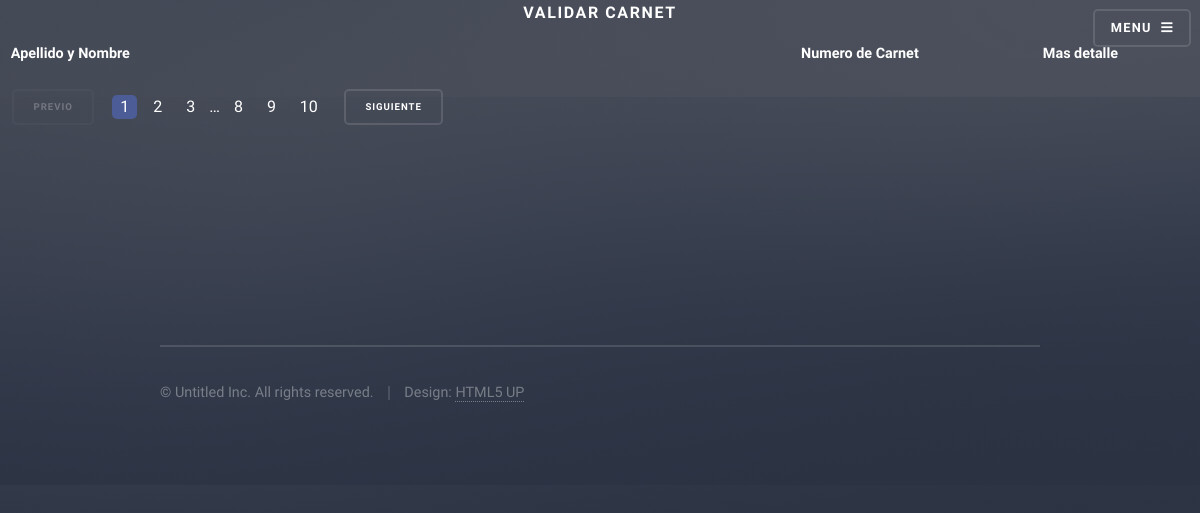
/validar-carnets/, run on an earlier commit of the app's database.
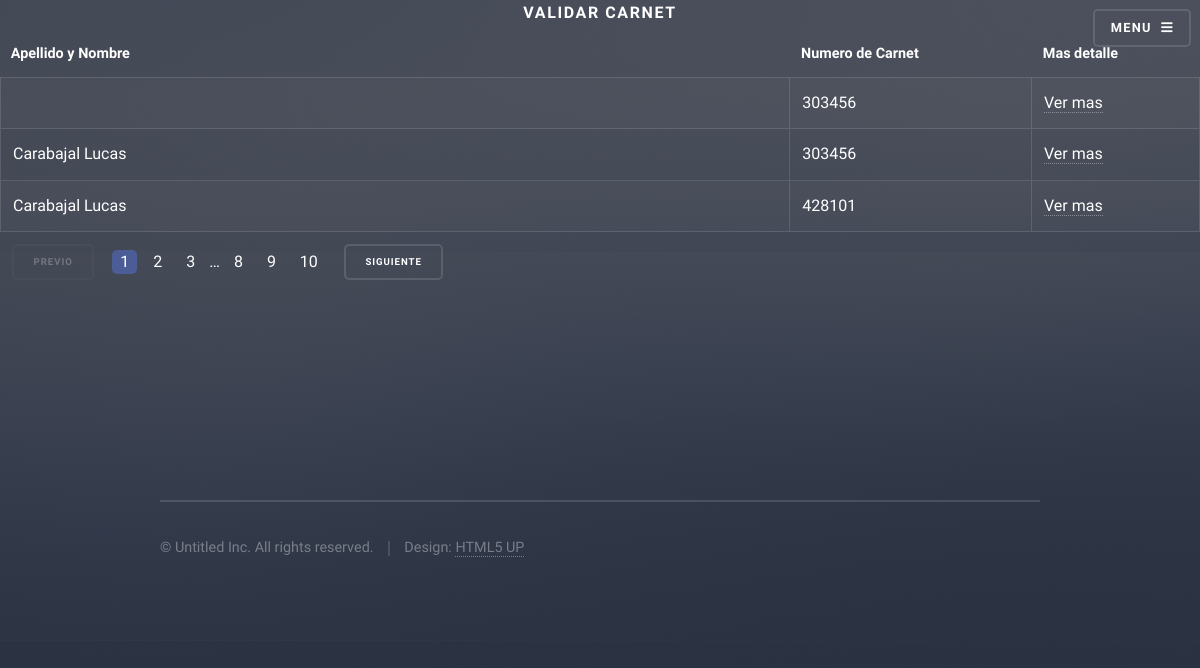
And on a later commit of the database.
### user/models.py (models this page shows, shortened)
class Carnet(models.Model):
    n_carnet = models.IntegerField()
    foto = models.ImageField(upload_to='media/', null=True,blank=True)
    otorgamiento = models.DateField()
    vencimiento = models.DateField()
    tipo_carnet = models.ForeignKey(TipoCarnet, on_delete=models.PROTECT, null=True)
    donante = models.BooleanField(default=False)
    grupo_s = models.ForeignKey(GrupoSanguineo, on_delete=models.PROTECT, null=True)
    validado = models.BooleanField(default=False, blank=True)
    user = models.ForeignKey(Usuario, on_delete=models.CASCADE, blank=True, null=True, related_name='users')

class Usuario(AbstractUser):
    dni = models.IntegerField(blank=True, null=True)
    nacimiento = models.DateField(blank=True, null=True)
    image = models.ImageField(upload_to='users/%Y/%m/%d', null=True, blank=True)
    nacionalidad = models.ForeignKey(Nacionalidad, on_delete=models.CASCADE, null=True)
    phone = models.IntegerField(blank=True, null=True)
    direccion = models.ForeignKey(Direcciones, on_delete=models.CASCADE, null=True, blank=True)

### AppCarnet/views.py (the view)
# urls.py: path('validar-carnets/', ValidarCarnets.as_view(), name='validar-carnets'),
class ValidarCarnets(ListView):
    model = Carnet
    template_name = 'validar-carnets.html'
    context_object_name = 'carnets'
    queryset = Carnet.objects.exclude(validado=1)

### AppCarnet/templates/validar-carnets.html (shortened to what this page needs)
{% extends 'base.html' %}
{% load static %}
{% block content %}
    <center><h1>Validar carnet</h1></center>
    <div class="table-wrapper">
        <table class="alt">
            <thead>
                <tr>
                    <th>Apellido y Nombre</th>
                    <th>Numero de Carnet</th>
                    <th>Mas detalle</th>
                </tr>
            </thead>
            <tbody>
                {% for carnet in carnets %}
                {% if carnet.validado == 0 %}
                <tr>
                    <td>{{carnet.user.last_name}} {{carnet.user.first_name}}</td>
                    <td>{{carnet.n_carnet}}</td>
                    <td><a href="{{carnet.id}}">Ver mas</a></td>
                </tr>
                {% endif %}
                {% endfor %}
            </tbody>
            <tfoot>
                <tr>
                    <td>
                        <ul class="pagination">
                            <li><span class="button small disabled">Previo</span></li>
                            <li><a href="#" class="page active">1</a></li>
                            <li><a href="#" class="page">2</a></li>
                            <li><a href="#" class="page">3</a></li>
                            <li><span>&hellip;</span></li>
                            <li><a href="#" class="page">8</a></li>
                            <li><a href="#" class="page">9</a></li>
                            <li><a href="#" class="page">10</a></li>
                            <li><a href="#" class="button small">Siguiente</a></li>
                        </ul>
                    </td>
                </tr>
            </tfoot>
        </table>
    </div>
{% endblock content%}

### AppCarnet/templates/base.html (shortened to what this page needs)
{% load static %}
<!DOCTYPE HTML>
<html>
	<head>
		<link rel="stylesheet" href="{% static 'assets/css/main.css' %}" />
	</head>
	<body class="is-preload">
			<div id="page-wrapper">
					<header id="header" class="alt">
						<nav>
							<a href="#menu">Menu</a>
						</nav>
					</header>
          {% block content%}
          {% endblock content %}
        <footer>
					<section id="footer">
						<div class="inner">
							<ul class="copyright">
								<li>&copy; Untitled Inc. All rights reserved.</li><li>Design: <a href="http://html5up.net">HTML5 UP</a></li>
							</ul>
						</div>
					</section>
        </footer>
			</div>
	</body>
</html>

What changed in the data, as far as the page shows it:
added Carnet: n_carnet "303456"
added Carnet: user.last_name "Carabajal", user.first_name "Lucas", n_carnet "303456"
added Carnet: user.last_name "Carabajal", user.first_name "Lucas", n_carnet "428101"
